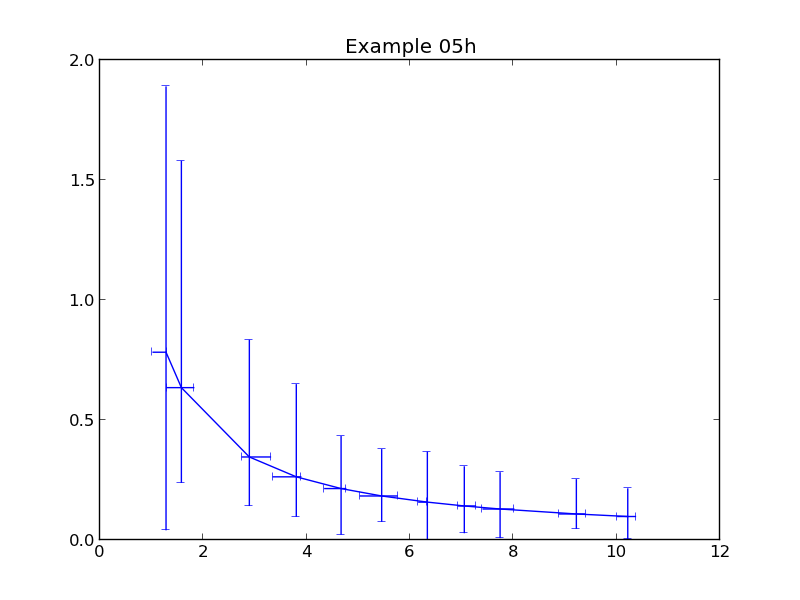

This chart was generated by the following Python code:
import matplotlib.pyplot as pyplot

# plotdata is a local module for our convenience
import plotdata

# x and y are lits of floating point numbers
x = plotdata.data05x
y = plotdata.data05y

xminus = plotdata.data05xm
xplus  = plotdata.data05xp

yminus = plotdata.data05ym
yplus  = plotdata.data05yp

# Plot y against x
pyplot.errorbar(x,y, xerr=(xminus,xplus), yerr=(yminus,yplus))

pyplot.title('Example 05h')
pyplot.savefig('example05h.png')
